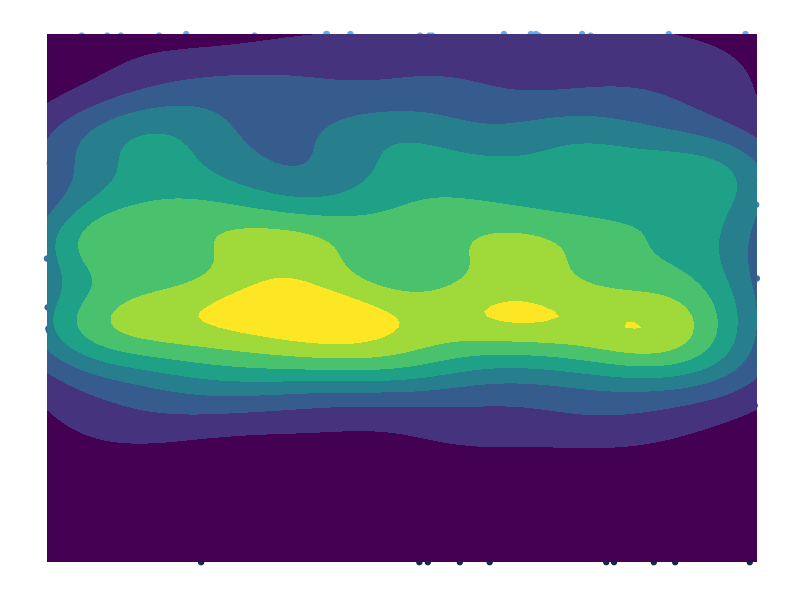
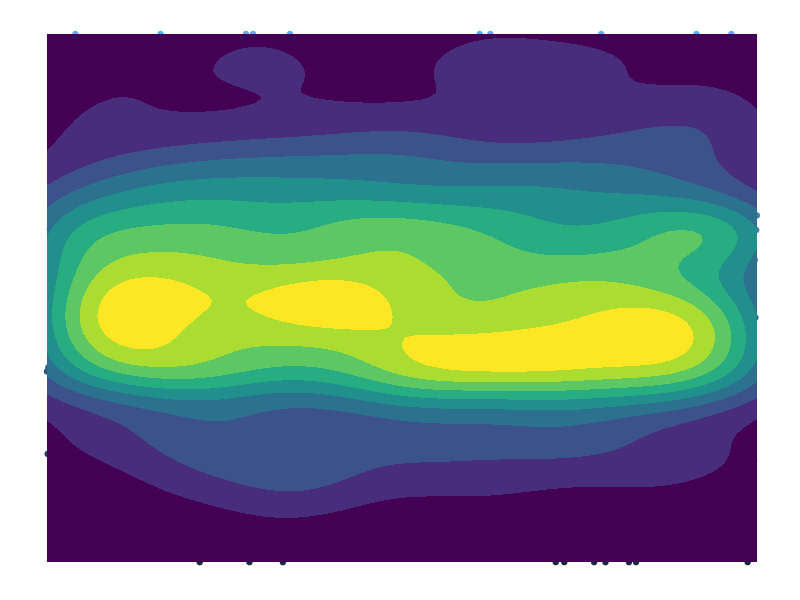

Write R code to recreate these figures, in order.
#This is a package to create random art.
#Fleur Korzilius
#   http://r-pkgs.had.co.nz/

library(ggplot2)

make_art <- function(seed = NA) {
  if (!is.na(seed)) {
    set.seed(seed)
  }
  x <- sample(1000)
  y <- rnorm(100)
  df_art <- data.frame(x,y)

  art <- ggplot(df_art, aes(x, y)) +
    geom_point(aes(color = y))
  art + theme(axis.title = element_blank()) +
    theme(legend.position = "none",
          panel.background = element_blank(),
          axis.text = element_blank(),
          axis.ticks.x = element_blank(),
          axis.ticks.y = element_blank()) +
    stat_density_2d_filled(aes(fill = ..level..), geom="polygon")
}
make_art()
make_art(24)


